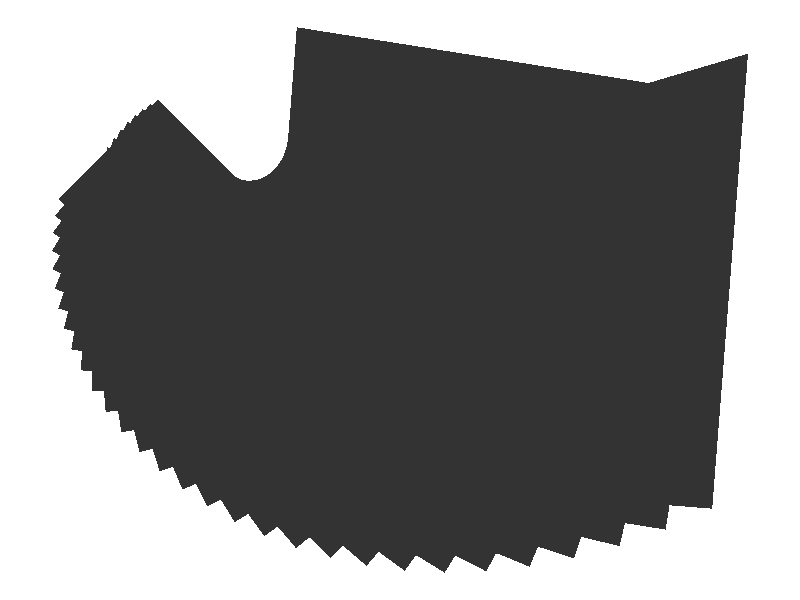

This chart was generated by the following R code:
## ---- chunk 1
knitr::opts_chunk$set(
  comment = NA, 
  echo = TRUE, 
  warning = TRUE, 
  message = TRUE, 
  fig.width = 11, 
  fig.height = 8.5,
  error = TRUE
)
## ---- chunk 2
# import libraries
library(ggplot2)
## ---- chunk 3
d <- data.frame(x = 1, y = 1)

n <- 120

for (i in 2:n) {
  d[i, "x"] <- d[i - 1, 1] - sin((i %% 4) * 3 * pi / 2 - ceiling(i / 4) * pi / 40) * 0.99^i
  d[i, "y"] <- d[i - 1, 2] + cos((i %% 4) * 3 * pi / 2 - ceiling(i / 4) * pi / 40) * 0.99^i
}

ggplot(d, aes(x, y)) +
  geom_polygon() +
  coord_fixed() +
  theme_void()
